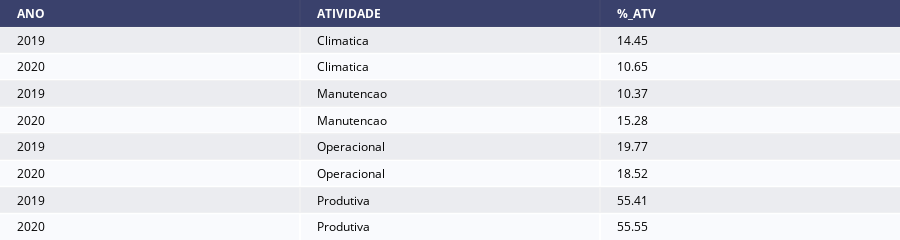

Notebook code for this chart:
### Code cell
import plotly.figure_factory as ff

df_result = df_result[['ANO', 'ATIVIDADE', '%_ATV']] #'DIAS', 'DIF_DIAS'
df_result['%_ATV'] = round(df_result['%_ATV'],2)
fig =  ff.create_table(df_result, height_constant=20)
print('Análise das paradas por classe de Atividade')
fig.show()

### Figure 1 — Plotly figure (JSON) as saved in the notebook; plotly's stock layout.template omitted (floating-point values rounded to 4 significant figures)
{"data": [{"colorscale": [[0, "#00083e"], [0.5, "#ededee"], [1, "#ffffff"]], "hoverinfo": "none", "opacity": 0.75, "showscale": false, "type": "heatmap", "z": [[0, 0, 0], [0.5, 0.5, 0.5], [1, 1, 1], [0.5, 0.5, 0.5], [1, 1, 1], [0.5, 0.5, 0.5], [1, 1, 1], [0.5, 0.5, 0.5], [1, 1, 1]]}], "layout": {"annotations": [{"align": "left", "font": {"color": "#ffffff"}, "showarrow": false, "text": "<b>ANO</b>", "x": -0.45, "xanchor": "left", "xref": "x", "y": 0, "yref": "y"}, {"align": "left", "font": {"color": "#ffffff"}, "showarrow": false, "text": "<b>ATIVIDADE</b>", "x": 0.55, "xanchor": "left", "xref": "x", "y": 0, "yref": "y"}, {"align": "left", "font": {"color": "#ffffff"}, "showarrow": false, "text": "<b>%_ATV</b>", "x": 1.55, "xanchor": "left", "xref": "x", "y": 0, "yref": "y"}, {"align": "left", "font": {"color": "#000000"}, "showarrow": false, "text": "2019", "x": -0.45, "xanchor": "left", "xref": "x", "y": 1, "yref": "y"}, {"align": "left", "font": {"color": "#000000"}, "showarrow": false, "text": "Climatica", "x": 0.55, "xanchor": "left", "xref": "x", "y": 1, "yref": "y"}, {"align": "left", "font": {"color": "#000000"}, "showarrow": false, "text": "14.45", "x": 1.55, "xanchor": "left", "xref": "x", "y": 1, "yref": "y"}, {"align": "left", "font": {"color": "#000000"}, "showarrow": false, "text": "2020", "x": -0.45, "xanchor": "left", "xref": "x", "y": 2, "yref": "y"}, {"align": "left", "font": {"color": "#000000"}, "showarrow": false, "text": "Climatica", "x": 0.55, "xanchor": "left", "xref": "x", "y": 2, "yref": "y"}, {"align": "left", "font": {"color": "#000000"}, "showarrow": false, "text": "10.65", "x": 1.55, "xanchor": "left", "xref": "x", "y": 2, "yref": "y"}, {"align": "left", "font": {"color": "#000000"}, "showarrow": false, "text": "2019", "x": -0.45, "xanchor": "left", "xref": "x", "y": 3, "yref": "y"}, {"align": "left", "font": {"color": "#000000"}, "showarrow": false, "text": "Manutencao", "x": 0.55, "xanchor": "left", "xref": "x", "y": 3, "yref": "y"}, {"align": "left", "font": {"color": "#000000"}, "showarrow": false, "text": "10.37", "x": 1.55, "xanchor": "left", "xref": "x", "y": 3, "yref": "y"}, {"align": "left", "font": {"color": "#000000"}, "showarrow": false, "text": "2020", "x": -0.45, "xanchor": "left", "xref": "x", "y": 4, "yref": "y"}, {"align": "left", "font": {"color": "#000000"}, "showarrow": false, "text": "Manutencao", "x": 0.55, "xanchor": "left", "xref": "x", "y": 4, "yref": "y"}, {"align": "left", "font": {"color": "#000000"}, "showarrow": false, "text": "15.28", "x": 1.55, "xanchor": "left", "xref": "x", "y": 4, "yref": "y"}, {"align": "left", "font": {"color": "#000000"}, "showarrow": false, "text": "2019", "x": -0.45, "xanchor": "left", "xref": "x", "y": 5, "yref": "y"}, {"align": "left", "font": {"color": "#000000"}, "showarrow": false, "text": "Operacional", "x": 0.55, "xanchor": "left", "xref": "x", "y": 5, "yref": "y"}, {"align": "left", "font": {"color": "#000000"}, "showarrow": false, "text": "19.77", "x": 1.55, "xanchor": "left", "xref": "x", "y": 5, "yref": "y"}, {"align": "left", "font": {"color": "#000000"}, "showarrow": false, "text": "2020", "x": -0.45, "xanchor": "left", "xref": "x", "y": 6, "yref": "y"}, {"align": "left", "font": {"color": "#000000"}, "showarrow": false, "text": "Operacional", "x": 0.55, "xanchor": "left", "xref": "x", "y": 6, "yref": "y"}, {"align": "left", "font": {"color": "#000000"}, "showarrow": false, "text": "18.52", "x": 1.55, "xanchor": "left", "xref": "x", "y": 6, "yref": "y"}, {"align": "left", "font": {"color": "#000000"}, "showarrow": false, "text": "2019", "x": -0.45, "xanchor": "left", "xref": "x", "y": 7, "yref": "y"}, {"align": "left", "font": {"color": "#000000"}, "showarrow": false, "text": "Produtiva", "x": 0.55, "xanchor": "left", "xref": "x", "y": 7, "yref": "y"}, {"align": "left", "font": {"color": "#000000"}, "showarrow": false, "text": "55.41", "x": 1.55, "xanchor": "left", "xref": "x", "y": 7, "yref": "y"}, {"align": "left", "font": {"color": "#000000"}, "showarrow": false, "text": "2020", "x": -0.45, "xanchor": "left", "xref": "x", "y": 8, "yref": "y"}, {"align": "left", "font": {"color": "#000000"}, "showarrow": false, "text": "Produtiva", "x": 0.55, "xanchor": "left", "xref": "x", "y": 8, "yref": "y"}, {"align": "left", "font": {"color": "#000000"}, "showarrow": false, "text": "55.55", "x": 1.55, "xanchor": "left", "xref": "x", "y": 8, "yref": "y"}], "height": 230, "margin": {"b": 0, "l": 0, "r": 0, "t": 0}, "xaxis": {"dtick": 1, "gridwidth": 2, "showticklabels": false, "tick0": -0.5, "ticks": "", "zeroline": false}, "yaxis": {"autorange": "reversed", "dtick": 1, "gridwidth": 2, "showticklabels": false, "tick0": 0.5, "ticks": "", "zeroline": false}}}
